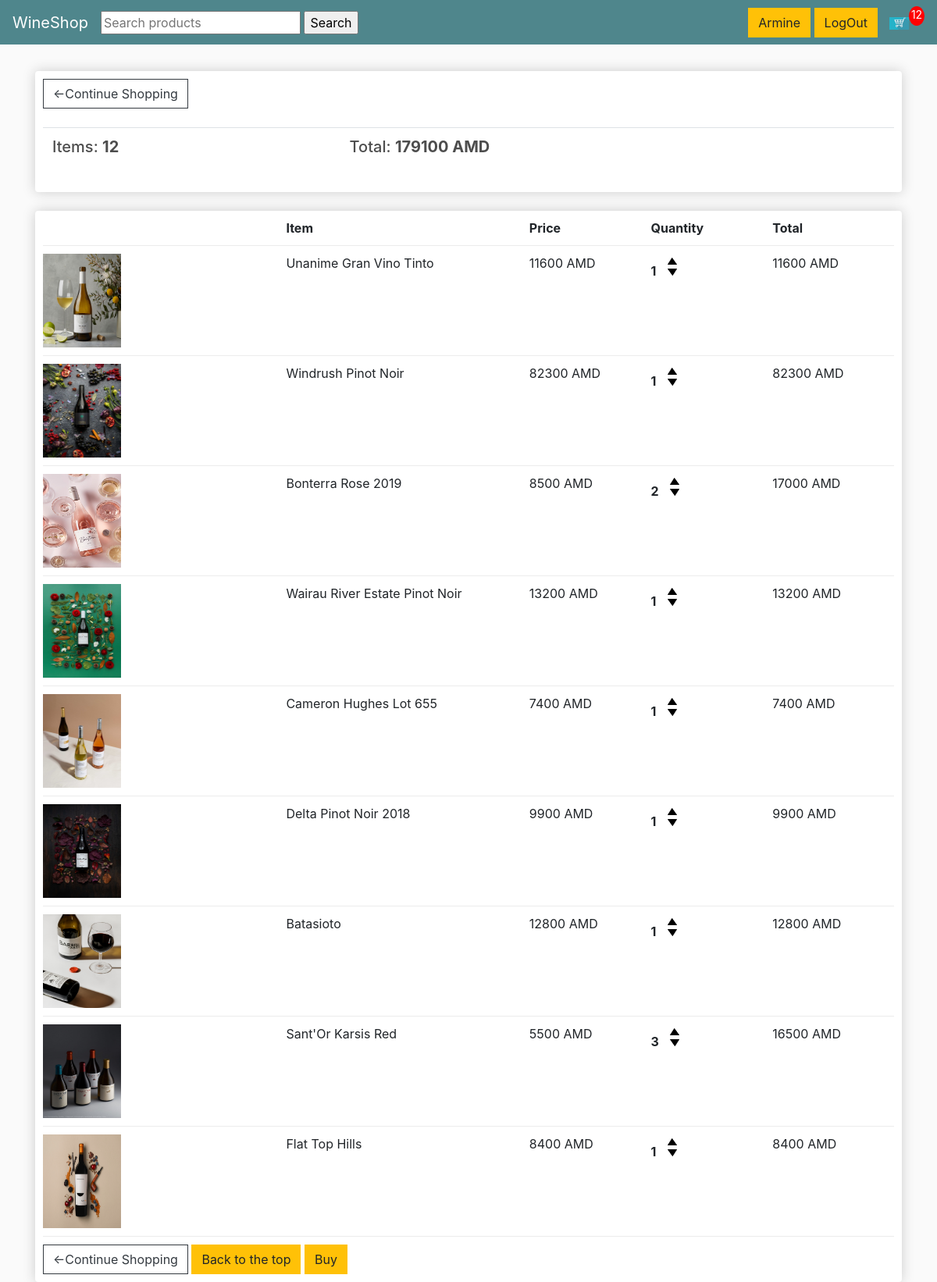
Before: /cart/ (signed in) with the older database file.
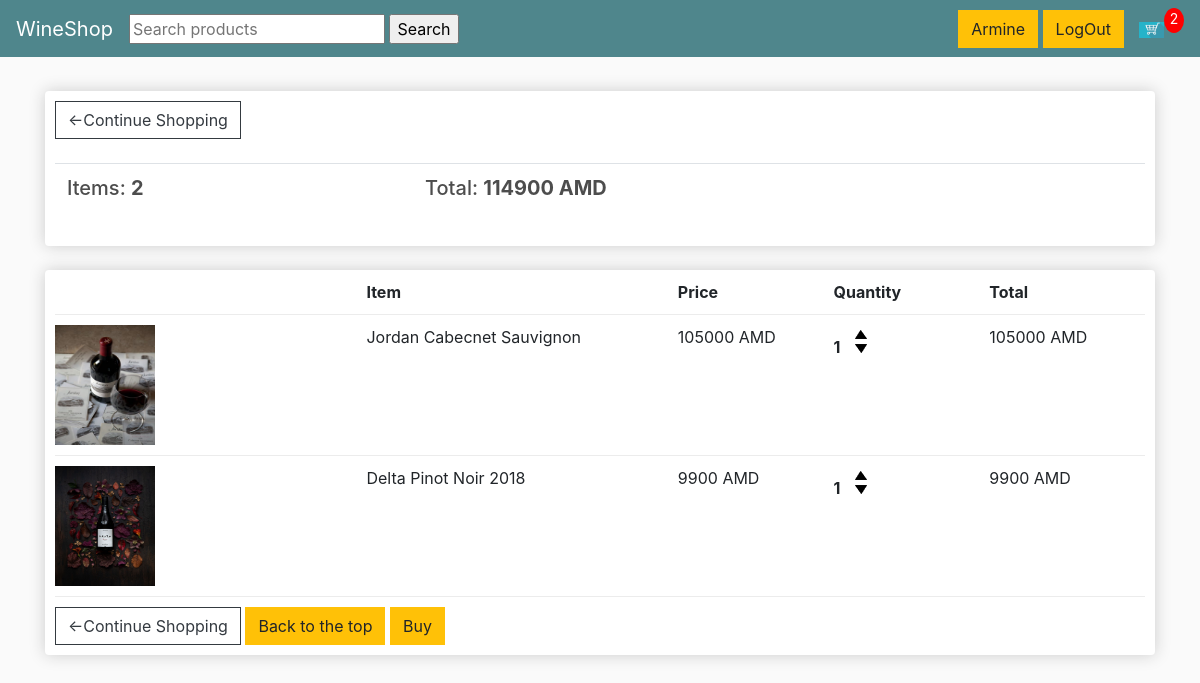
After: the same page with the newer database file.
### store/models.py (models this page shows, shortened)
class Order(models.Model):
    user = models.ForeignKey(User, on_delete=models.SET_NULL, null=True, blank=True)
    date_order = models.DateTimeField(auto_now_add=True)
    complete = models.BooleanField(default=False, null=True, blank=False)
    transaction_id = models.CharField(max_length=200, null=True)
    @property
    def get_cart_total(self):
        orderitems = self.orderitem_set.all()
        total = sum([item.get_total for item in orderitems])
        return total
    @property
    def get_cart_items(self):
        orderitems = self.orderitem_set.all()
        total = sum([item.quantity for item in orderitems])
        return total

class OrderItem(models.Model):
    product = models.ForeignKey(Product, on_delete=models.SET_NULL, blank=True, null=True)
    order = models.ForeignKey(Order, on_delete=models.SET_NULL, blank=True, null=True)
    quantity = models.IntegerField(default=0, null=True, blank=True)
    date_added = models.DateTimeField(auto_now_add=True)
    @property
    def get_total(self):
        total = self.product.price * self.quantity
        return total

class Product(models.Model):
    name = models.CharField(max_length=200, null=True)
    price = models.DecimalField(max_digits=20, decimal_places=0)
    image = models.ImageField(null=True, blank=True)
    category = models.CharField(max_length=200, null=True)
    capacity = models.IntegerField(null=True)
    country = models.CharField(max_length=200, null=True)
    brand = models.TextField(null=True)
    percent_of_alcohol = models.FloatField(null=True)
    @property
    def imageURL(self):
        try:
            url = self.image.url
        except:
            url = ''
        return url

### store/views.py (the view)
# urls.py: path('cart/', views.cart, name='Cart'),
def cart(request):
    data = cartData(request)
    cartItems = data['cartItems']
    order = data['order']
    items = data['items']
    context = {'items': items, 'order': order, 'cartItems': cartItems}
    return render(request, 'store/cart.html', context)

### store/utils.py (called while the page is built)
def cartData(request):
    if request.user.is_authenticated:
        user = request.user
        order, created = Order.objects.get_or_create(user=user, complete=False)
        items = order.orderitem_set.all()
        cartItems = order.get_cart_items
    else:
        cookieData = cookieCart(request)
        cartItems = cookieData['cartItems']
        order = cookieData['order']
        items = cookieData['items']
    return {'items': items, 'order': order, 'cartItems': cartItems}

### store/templates/store/cart.html (shortened to what this page needs)
{% extends 'store/main.html' %}
{% load static %}
{% block content %}
    <div class="row">
        <div class="col-lg-12">
            <div class="box-element">
                <a class="btn btn-outline-dark" href="{% url 'Store' %}">&#x2190;Continue Shopping</a>
                <br>
                <br>
                <table class="table">
                    <tr>
                        <th><h5>Items: <strong>{{ order.get_cart_items }}</strong></h5></th>
                        <th><h5>Total: <strong>{{ order.get_cart_total }} AMD</strong></h5></th>
                    </tr>
                </table>
            </div>
            <br>
            <div class="box-element">
                <div class="cart-row">
                    <div style="flex:2"></div>
                    <div style="flex:2"><strong>Item</strong></div>
                    <div style="flex:1"><strong>Price</strong></div>
                    <div style="flex:1"><strong>Quantity</strong></div>
                    <div style="flex:1"><strong>Total</strong></div>
                </div>
                {% for item in items %}
                <div class="cart-row">
                    <div style="flex:2"><img class="row-image" src="{{ item.product.imageURL }}"></div>
                    <div style="flex:2"><p>{{ item.product.name }}</p></div>
                    <div style="flex:1"><p>{{ item.product.price }} AMD</p></div>
                    <div style="flex:1">
                        <p class="quantity">{{ item.quantity }}</p>
                        <div class="quantity">
                            <img data-product="{{item.product.id}}" data-action="add" class="chg-quantity update-cart" src="{% static  'images/arrow-up.png' %}">
                            <img data-product="{{item.product.id}}" data-action="remove" class="chg-quantity update-cart" src="{% static  'images/arrow-down.png' %}">                        </div>
                    </div>
                    <div style="flex:1">{{ item.get_total }} AMD</div>
                </div>
                {% endfor %}
                {% if request.user.is_authenticated %}
                <a class="btn btn-outline-dark" href="{% url 'Store' %}">&#x2190;Continue Shopping</a>
                <a href="#" class="btn btn-warning">Back to the top</a>
                <a href="{% url 'Confirm' %}" class="btn btn-warning">Buy</a>
                {% else %}
                <a class="btn btn-outline-dark" href="{% url 'Store' %}">&#x2190;Continue Shopping</a>
                <a href="#" class="btn btn-warning">Back to the top</a>
                <a href="{% url 'CreateUser' %}" class="btn btn-warning">Buy</a>
                {% endif %}
			</div>
		</div>
	</div>
{% endblock content %}

### store/templates/store/main.html (shortened to what this page needs)
<!DOCTYPE html>
{% load static %}
<html lang="en">
<head>
    <link rel="stylesheet" href="https://stackpath.bootstrapcdn.com/bootstrap/4.4.1/css/bootstrap.min.css">
    <link rel="stylesheet" type="text/css" href="{% static 'css/main.css' %}">
</head>
<body>
    <div class="sticky-top">
    <nav class="navbar navbar-expand-lg navbar-dark bg-dark">
      <a class="navbar-brand" href="{% url 'Store' %}">WineShop</a>
      <div class="collapse navbar-collapse" id="navbarSupportedContent">
        <ul class="navbar-nav mr-auto">
          <li class="nav-item active">
          <form action="{% url 'Store' %}" method="POST">
          <input type="text" name="q" placeholder="Search products"/>
          <input type="submit" name="submit" value="Search"/>
          </form>
          </li>
        </ul>
        <div class="form-inline my-2 my-lg-0">
            {% if request.user.is_authenticated %}
            <div>
            <a href="{% url 'ProfilePage' %}" class="btn btn-warning">{{user.username}}</a>
            <a href="{% url 'LogOut' %}" class="btn btn-warning">LogOut</a>
            </div>
            {% else %}
            <div>
            <a href="{% url 'LogIn' %}" class="btn btn-warning">LogIn</a>
            <a href="{% url 'CreateUser' %}" class="btn btn-warning">Register</a>
            </div>
            {% endif %}
            <a href="{% url 'Cart' %}">
                    <img  id="cart-icon" src="{% static 'images/cart.png' %}">
        </a>
        <p id="cart-total">{{cartItems}}</p>
        </div>
      </div>
    </nav>
    </div>
        <div class="container">
            <br>
            {% block content %}
            {% endblock content %}
        </div>
</body>
</html>

Changed rows visible on the page:
no longer on this page (row edited): Order: get_cart_items "12", get_cart_total "179100"
no longer on this page (row unchanged): OrderItem: product.imageURL (picture), product.name "Unanime Gran Vino Tinto", product.price "11600", quantity "1", get_total "11600"
no longer on this page (row unchanged): OrderItem: product.imageURL (picture), product.name "Windrush Pinot Noir", product.price "82300", quantity "1", get_total "82300"
no longer on this page (row unchanged): OrderItem: product.imageURL (picture), product.name "Bonterra Rose 2019", product.price "8500", quantity "2", get_total "17000"
no longer on this page (row unchanged): OrderItem: product.imageURL (picture), product.name "Wairau River Estate Pinot Noir", product.price "13200", quantity "1", get_total "13200"
no longer on this page (row unchanged): OrderItem: product.imageURL (picture), product.name "Cameron Hughes Lot 655", product.price "7400", quantity "1", get_total "7400"
no longer on this page (row unchanged): OrderItem: product.imageURL (picture), product.name "Batasioto", product.price "12800", quantity "1", get_total "12800"
no longer on this page (row edited): OrderItem: product.imageURL (picture), product.name "Sant'Or Karsis Red", product.price "5500", quantity "3", get_total "16500"
no longer on this page (row unchanged): OrderItem: product.imageURL (picture), product.name "Flat Top Hills", product.price "8400", quantity "1", get_total "8400"
added Order: get_cart_items "2", get_cart_total "114900"
added OrderItem: product.imageURL (picture), product.name "Jordan Cabecnet Sauvignon", product.price "105000", quantity "1", get_total "105000"
Other visible differences:
{{ cartItems }}: "12" → "2"
